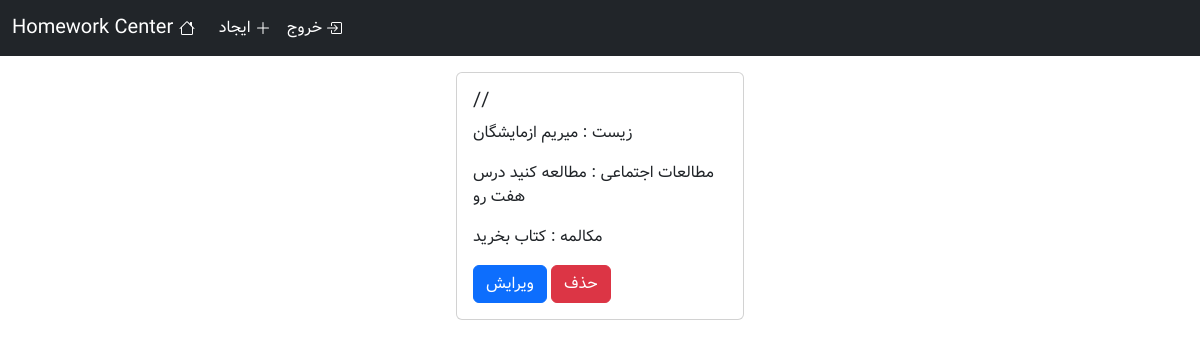
Page / (signed in) on the earlier database version.
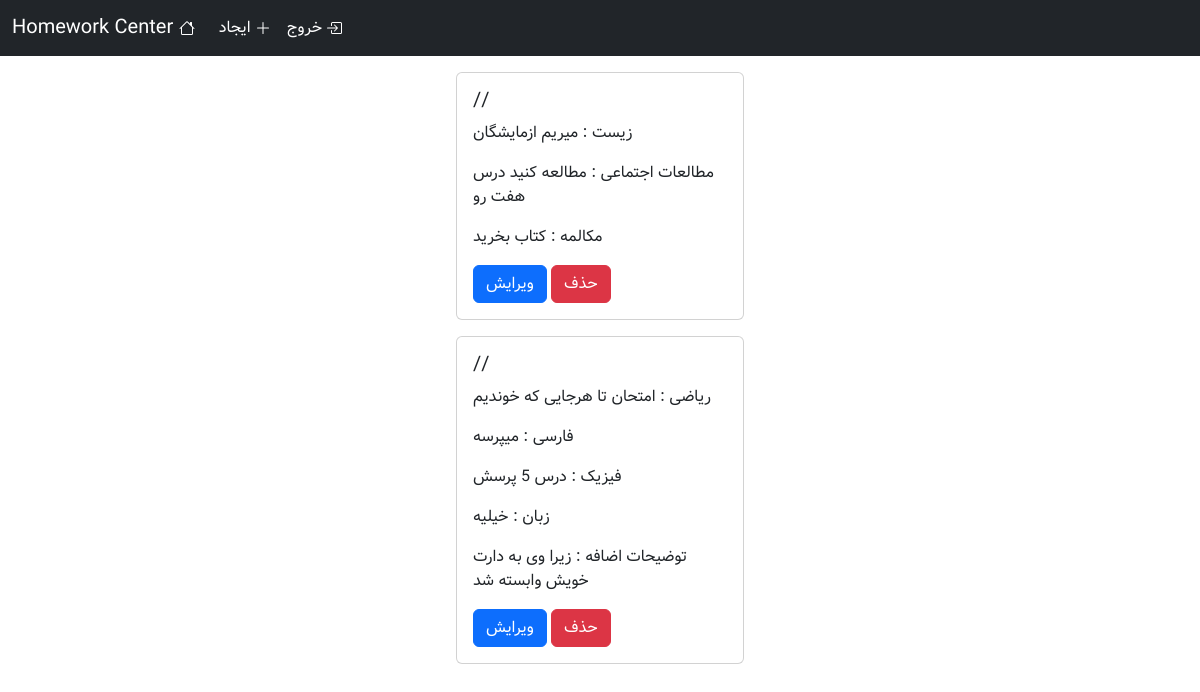
Same page on the later database version.
### homework/models.py (models this page shows, shortened)
class WriteHomework(models.Model):
    date = models.DateField(blank=False)
    math = models.CharField(max_length=100 , blank=True)
    literature = models.CharField(max_length=100 , blank=True)
    biology = models.CharField(max_length=100 , blank=True)
    physics = models.CharField(max_length=100 , blank=True)
    religious = models.CharField(max_length=100 , blank=True)
    Defense_readiness = models.CharField(max_length=100 , blank=True)
    Social_studies = models.CharField(max_length=100 , blank=True)
    english = models.CharField(max_length=100 , blank=True)
    conversation = models.CharField(max_length=100 , blank=True)
    arabic = models.CharField(max_length=100 , blank=True)
    quran = models.CharField(max_length=100 , blank=True)
    writeing = models.CharField(max_length=100 , blank=True)
    art = models.CharField(max_length=100 , blank=True)
    more_description = models.TextField(max_length=250,blank=True)

### main/views.py (the view)
# urls.py: path('',views.MainPage.as_view(),name='main_page'),
class MainPage(LoginRequiredMixin,View):
    def get(self,request):
        allmodels = models.WriteHomework.objects.all()
        for model in allmodels:
            miladi_date = date(year=model.date.year,month=model.date.month,day=model.date.day).togregorian()
            shamsi_date = date.fromgregorian(year = miladi_date.year , month = miladi_date.month , day = miladi_date.day)
            model.date = f"{shamsi_date.year}/{shamsi_date.month}/{shamsi_date.day} {shamsi_date.strftime('%A')}"
            full_date = model.date
            if "Saturday" in full_date:
                model.date = full_date.replace('Saturday','شنبه')
            if "Sunday" in full_date:
                model.date = full_date.replace('Sunday','یکشنبه')
            if "Monday" in full_date:
                model.date = full_date.replace('Monday','دوشنبه')
            if "Tuesday" in full_date:
                model.date = full_date.replace('Tuesday','سه شنبه')
            if "Wednesday" in full_date:
                model.date = full_date.replace('Wednesday','چهارشنبه')
            if "Thursday" in full_date:
                model.date = full_date.replace('Thursday','پنجشنبه (تعطیل)')
            if "Friday" in full_date:
                model.date = full_date.replace('Friday','جمعه (تعطیل)')
        sorted_models = sorted(allmodels, key=lambda x: x.date, reverse=True)
        return render(request,'main/mainpage.html',{"models":sorted_models})

### main/templates/main/mainpage.html (shortened to what this page needs)
{% extends "base.html" %}
{% block body %}
    {% for model in models%}
        <div class="card mx-auto mt-3 rounded" style="width: 18rem;">
            <div class="card-body">
                <h5 class="card-title">{{model.date}}</h5>
                {% if model.math != '' %}
                    <p class="card-text">ریاضی : {{model.math}}</p>
                {% endif %}
                {% if model.literature != '' %}
                    <p class="card-text">فارسی : {{model.literature}}</p>
                {% endif %}
                {% if model.biology != '' %}
                    <p class="card-text">زیست : {{model.biology}}</p>
                {% endif %}
                {% if model.physics != '' %}
                    <p class="card-text">فیزیک : {{model.physics}}</p>
                {% endif %}
                {% if model.Social_studies != '' %}
                    <p class="card-text">مطالعات اجتماعی : {{model.Social_studies}}</p>
                {% endif %}
                {% if model.english != '' %}
                    <p class="card-text">زبان : {{model.english}}</p>
                {% endif %}
                {% if model.conversation != '' %}
                    <p class="card-text">مکالمه : {{model.conversation}}</p>
                {% endif %}
                {% if model.more_description != '' %}
                    <p class="card-text">توضیحات اضافه : {{model.more_description}}</p>
                {% endif %}
                {% if request.user.is_staff %}
                    <a href="{% url "edit_homeowork_page" model.id %}" class="btn btn-primary">ویرایش</a>
                    <a href="{% url "delete_homework_page" model.id %}" class="btn btn-danger">حذف</a>
                {% endif %}
            </div>
        </div>
    {% endfor %}
{% endblock body %}

Differences in the rows shown:
added WriteHomework: date "//", math "امتحان تا هرجایی که خوندیم", literature "میپرسه", physics "درس 5 پرسش", english "خیلیه", more_description "زیرا وی به دارت خویش وابسته شد"
